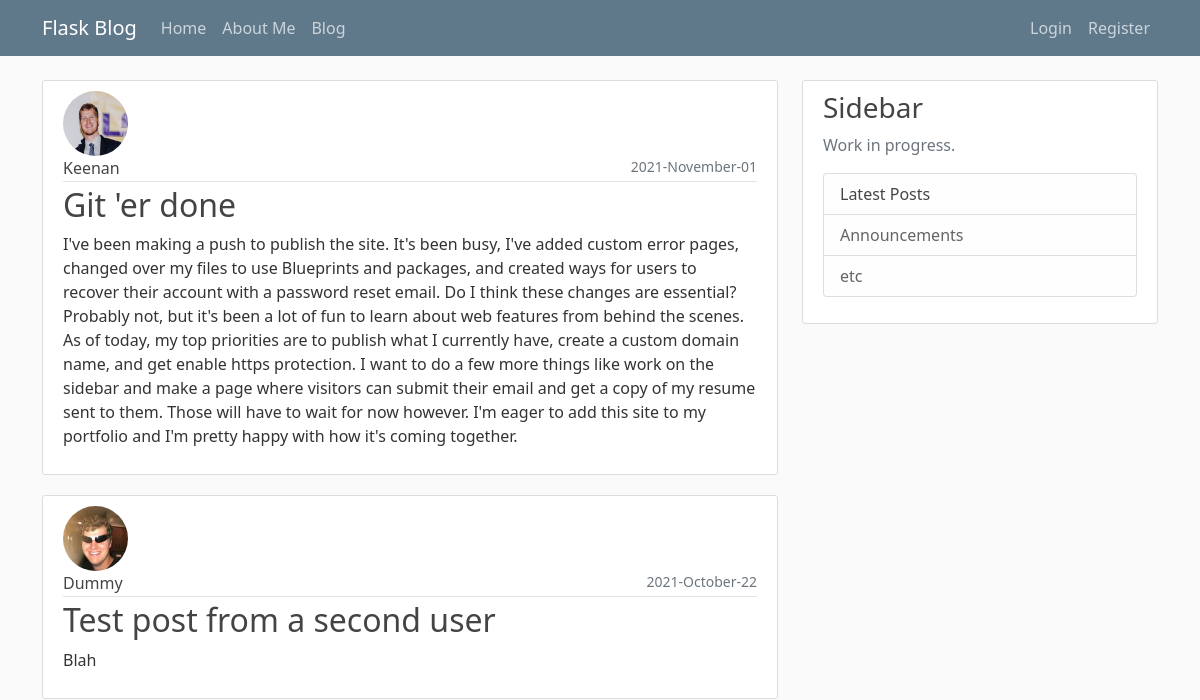
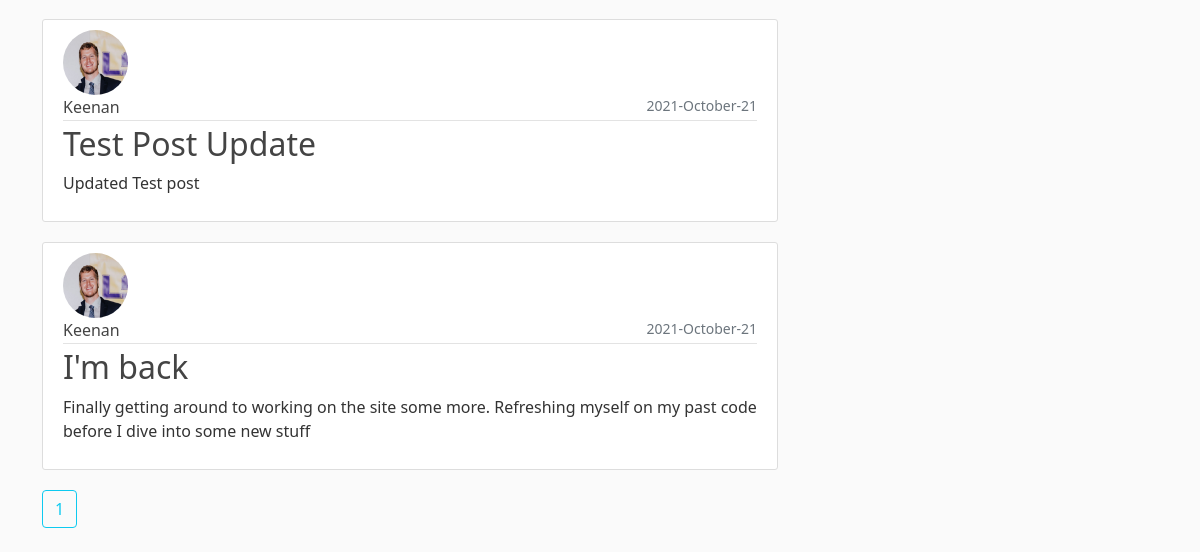
/blog, run on an earlier commit of the app's database (2 pictures, top to bottom).
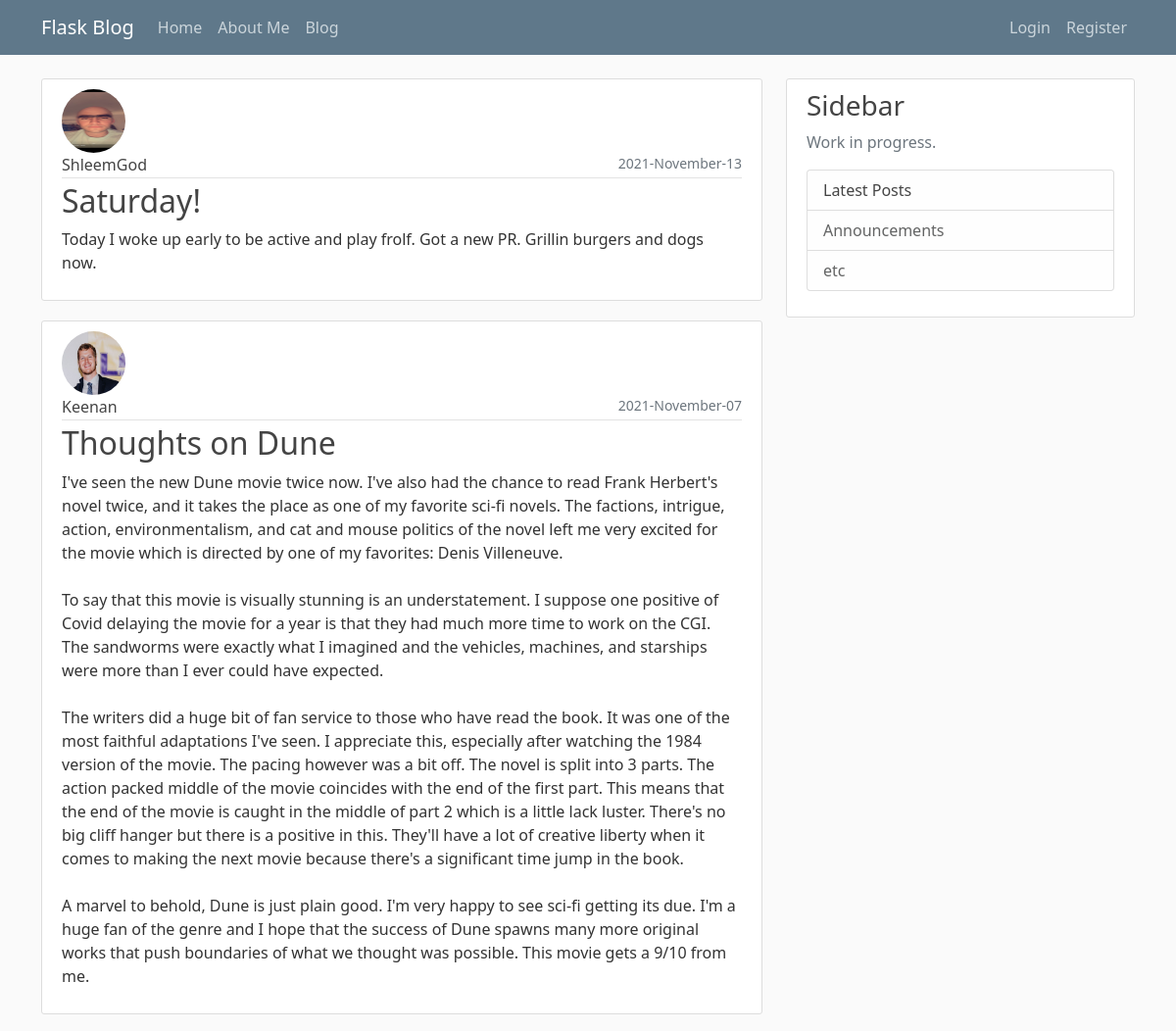
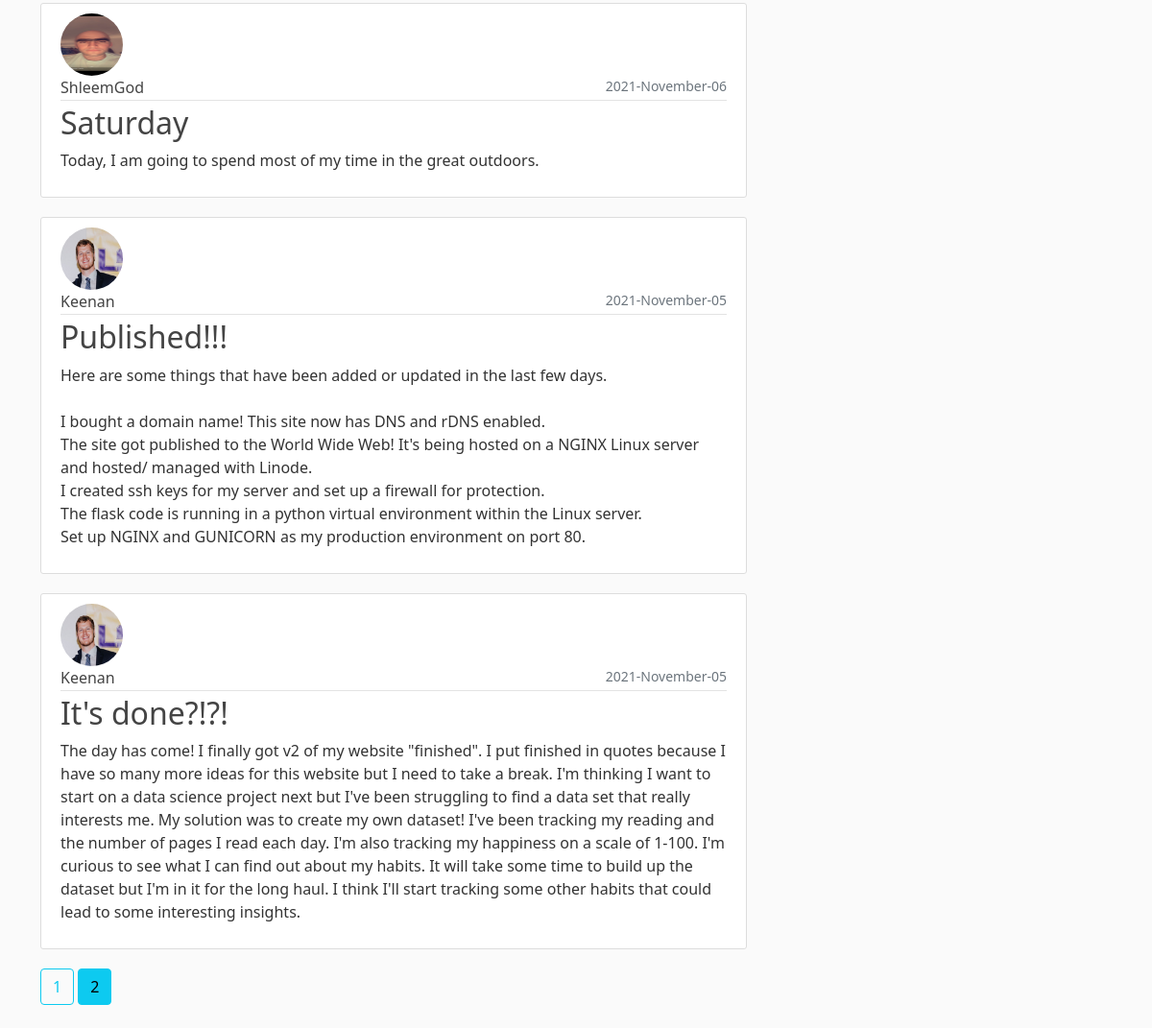
And on a later commit of the database (2 pictures, top to bottom).
### flaskblog/models.py (models this page shows, shortened)
class Post(db.Model):
    id = db.Column(db.Integer, primary_key=True)
    title = db.Column(db.String(100), nullable=False)
    date_posted = db.Column(db.DateTime, nullable=False, default=datetime.utcnow)
    content = db.Column(db.Text, nullable=False)
    user_id = db.Column(db.Integer, db.ForeignKey('user.id'), nullable=False)

class User(db.Model, UserMixin):
    id = db.Column(db.Integer, primary_key=True)
    username = db.Column(db.String(20), unique=True, nullable=False)
    email = db.Column(db.String(120), unique=True, nullable=False)
    image_file = db.Column(db.String(20), nullable=False, default='default.jpg')
    password = db.Column(db.String(60), nullable=False)
    posts = db.relationship('Post', backref='author', lazy=True)

### flaskblog/main/routes.py (the view)
@main.route("/blog")
def blog():
    page = request.args.get('page', 1, type=int)
    posts = Post.query.order_by(
        Post.date_posted.desc()).paginate(page=page, per_page=5)
    return render_template('blog.html', posts=posts)

### flaskblog/templates/blog.html (shortened to what this page needs)
{% extends 'index.html' %}
{% block content %}
    {% for post in posts.items %}
        <article class="media content-section">
            <img class="rounded-circle article-img" src="{{ url_for('static', filename='profile_pic/' + post.author.image_file)}}">
            <div class="media-body">
              <div class="article-metadata">
                <a class="article-title mr-2" href="{{ url_for('users.user_posts', username=post.author.username) }}">{{ post.author.username }}</a>
                <small class="text-muted float-end">{{ post.date_posted.strftime('%Y-%B-%d') }}</small>
              </div>
              <h2><a class="article-title" href="{{ url_for('posts.post', post_id=post.id) }}">{{ post.title }}</a></h2>
              <p class="article-content">{{ post.content }}</p>
            </div>
        </article>
    {% endfor %}
    {% for page_num in posts.iter_pages(left_edge=1, right_edge=1, left_current=1, right_current=2) %}
      {% if page_num %}
        {% if posts.page == page_num %}
          <a class="btn btn-outline-info mb-4" href="{{ url_for('main.blog', page=page_num) }}"> {{ page_num }} </a>
        {% else %}
          <a class="btn btn-info mb-4" href="{{ url_for('main.blog', page=page_num) }}"> {{ page_num }} </a>
        {% endif %}
      {% endif %}
    {% endfor %}
{% endblock content%}

What changed in the data, as far as the page shows it:
no longer on this page (row unchanged): Post: image_file (picture), author.username "Keenan", date_posted "2021-November-01", title "Git 'er done", content "I've been making a push to publish the site. It's been busy, I've added custom error pages, changed over my files to use Blueprints and packages, and created ways for users to recover their account with a password reset email. Do I think these changes are essential? Probably not, but it's been a lot of fun to learn about web features from behind the scenes. As of today, my top priorities are to publish what I currently have, create a custom domain name, and get enable https protection. I want to do a few more things like work on the sidebar and make a page where visitors can submit their email and get a copy of my resume sent to them. Those will have to wait for now however. I'm eager to…"
no longer on this page (row unchanged): Post: image_file (picture), author.username "Dummy", date_posted "2021-October-22", title "Test post from a second user", content "Blah"
no longer on this page (row unchanged): Post: image_file (picture), author.username "Keenan", date_posted "2021-October-21", title "Test Post Update", content "Updated Test post"
no longer on this page (row unchanged): Post: image_file (picture), author.username "Keenan", date_posted "2021-October-21", title "I'm back", content "Finally getting around to working on the site some more. Refreshing myself on my past code before I dive into some new stuff"
added Post: image_file (picture), author.username "ShleemGod", date_posted "2021-November-13", title "Saturday!", content "Today I woke up early to be active and play frolf. Got a new PR. Grillin burgers and dogs now."
added Post: image_file (picture), author.username "Keenan", date_posted "2021-November-07", title "Thoughts on Dune", content "I've seen the new Dune movie twice now. I've also had the chance to read Frank Herbert's novel twice, and it takes the place as one of my favorite sci-fi novels. The factions, intrigue, action, environmentalism, and cat and mouse politics of the novel left me very excited for the movie which is directed by one of my favorites: Denis Villeneuve. To say that this movie is visually stunning is an understatement. I suppose one positive of Covid delaying the movie for a year is that they had much more time to work on the CGI. The sandworms were exactly what I imagined and the vehicles, machines, and starships were more than I ever could have expected. The writers did a huge bit of fan service to…"
added Post: image_file (picture), author.username "ShleemGod", date_posted "2021-November-06", title "Saturday", content "Today, I am going to spend most of my time in the great outdoors."
added Post: image_file (picture), author.username "Keenan", date_posted "2021-November-05", title "Published!!!", content "Here are some things that have been added or updated in the last few days. I bought a domain name! This site now has DNS and rDNS enabled. The site got published to the World Wide Web! It's being hosted on a NGINX Linux server and hosted/ managed with Linode. I created ssh keys for my server and set up a firewall for protection. The flask code is running in a python virtual environment within the Linux server. Set up NGINX and GUNICORN as my production environment on port 80."
added Post: image_file (picture), author.username "Keenan", date_posted "2021-November-05", title "It's done?!?!", content "The day has come! I finally got v2 of my website \"finished\". I put finished in quotes because I have so many more ideas for this website but I need to take a break. I'm thinking I want to start on a data science project next but I've been struggling to find a data set that really interests me. My solution was to create my own dataset! I've been tracking my reading and the number of pages I read each day. I'm also tracking my happiness on a scale of 1-100. I'm curious to see what I can find out about my habits. It will take some time to build up the dataset but I'm in it for the long haul. I think I'll start tracking some other habits that could lead to some interesting insights."
Also different on the page:
new list line: "2"
